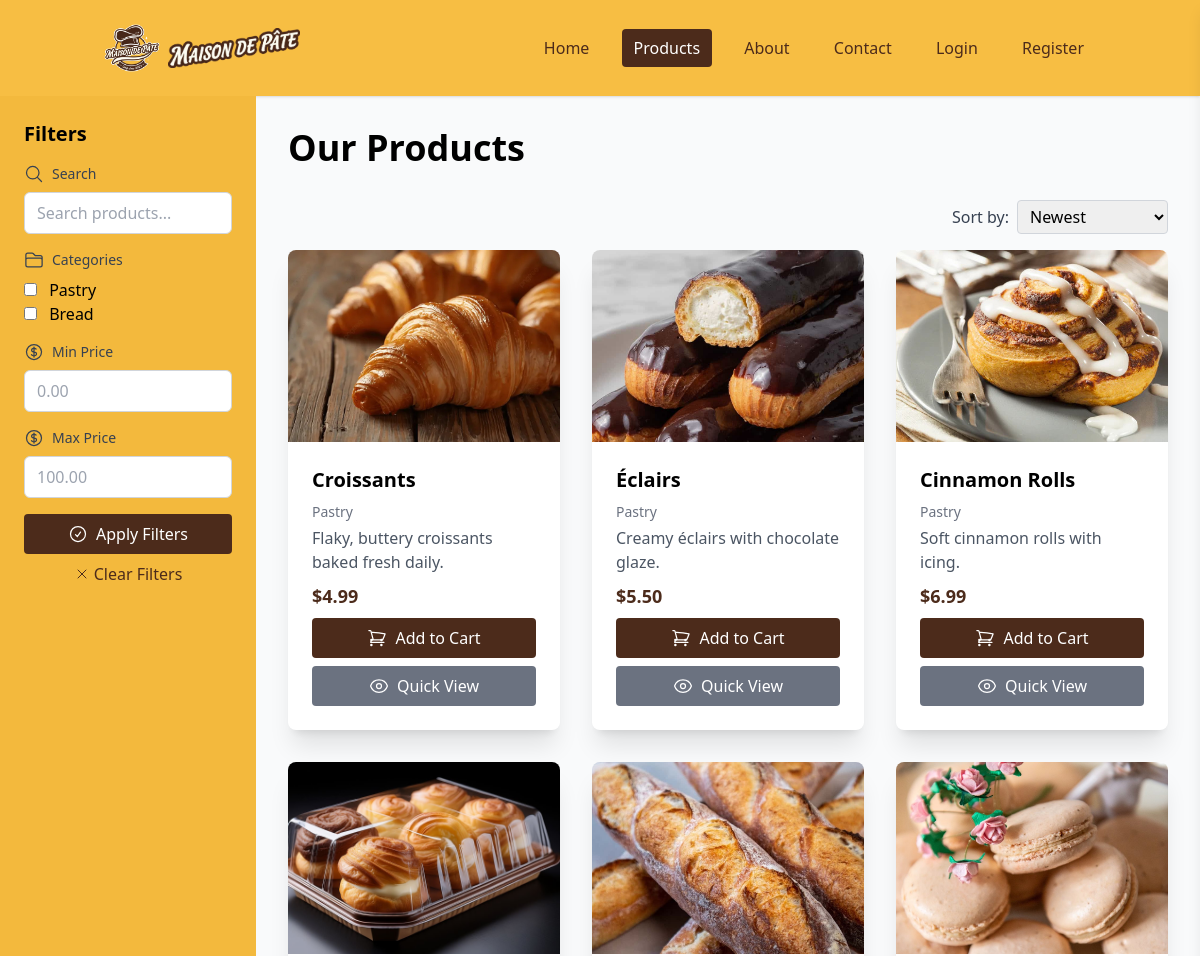
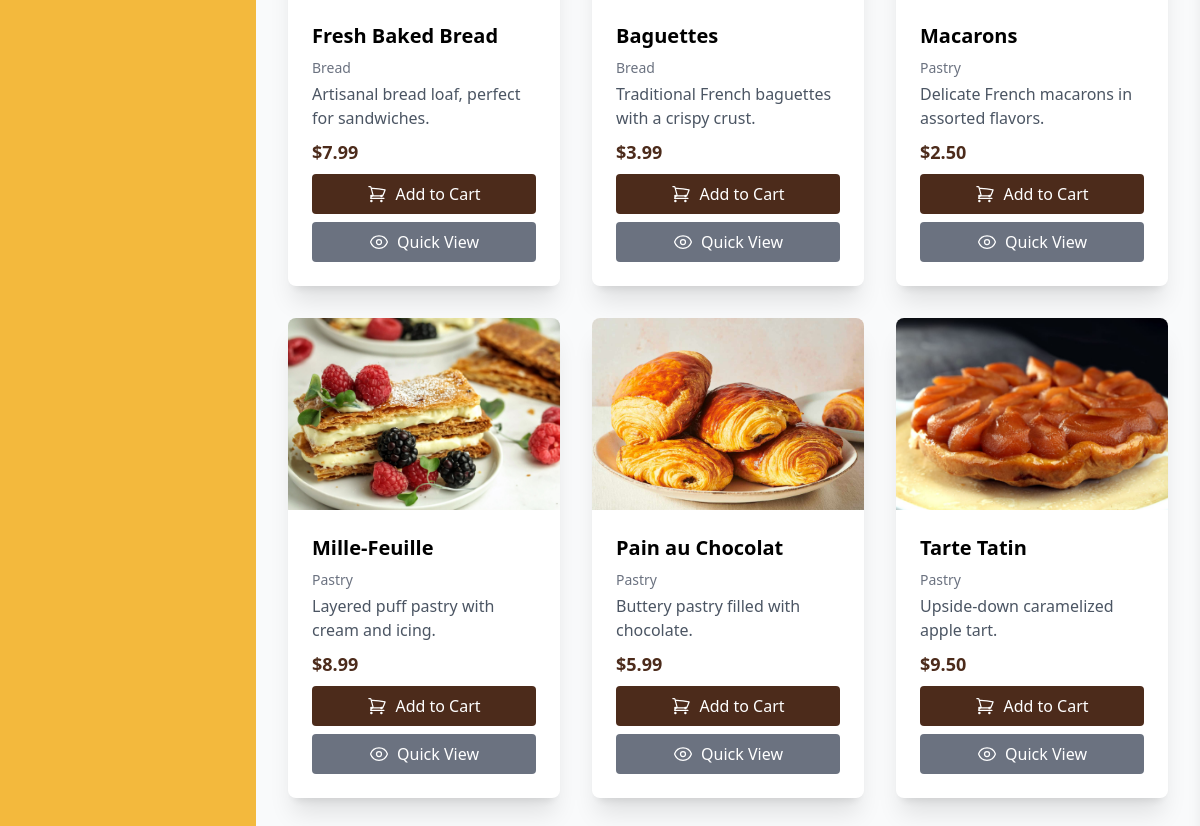
/products.php, run on the app's committed database (2 pictures, top to bottom).
### tables this page shows
CREATE TABLE products (
    id INT AUTO_INCREMENT PRIMARY KEY,
    name VARCHAR(100) NOT NULL,
    description TEXT,
    price DECIMAL(10,2) NOT NULL,
    image_path VARCHAR(255),
    category VARCHAR(50),
    stock INT DEFAULT 0,
    status ENUM('active', 'archived_deleted', 'archived_sold') DEFAULT 'active',
    created_at TIMESTAMP DEFAULT CURRENT_TIMESTAMP
);

### includes/functions.php (called while the page is built, shortened)
<?php
function sanitize($input) {
    return htmlspecialchars(trim($input), ENT_QUOTES, 'UTF-8');
}
function isLoggedIn() {
    return isset($_SESSION['user_id']);
}
function isAdmin() {
    return isset($_SESSION['role']) && $_SESSION['role'] === 'admin';
}
?>

### products.php (the view, shortened to what this page needs)
<?php
require_once 'includes/db.php';
require_once 'includes/functions.php';
$search = $_GET['search'] ?? '';
$categories = $_GET['categories'] ?? [];
$min_price = $_GET['min_price'] ?? '';
$max_price = $_GET['max_price'] ?? '';
$sort = $_GET['sort'] ?? 'created_at DESC';
try {
    $categories_stmt = $pdo->query("SELECT DISTINCT category FROM products WHERE category IS NOT NULL AND category != ''");
    $all_categories = $categories_stmt->fetchAll(PDO::FETCH_COLUMN);
} catch (PDOException $e) {
    $all_categories = [];
}
try {
    $query = "SELECT * FROM products WHERE 1";
    $params = [];
    $allowed_sorts = ['name ASC', 'name DESC', 'price ASC', 'price DESC', 'created_at DESC'];
    if (in_array($sort, $allowed_sorts)) {
        $query .= " ORDER BY $sort";
    } else {
        $query .= " ORDER BY created_at DESC";
    }
    $stmt = $pdo->prepare($query);
    $stmt->execute($params);
    $products = $stmt->fetchAll();
} catch (PDOException $e) {
    $products = [];
}
?>
<!DOCTYPE html>
<html lang="en">
<head>
    <script src="https://cdn.tailwindcss.com"></script>
    <link rel="stylesheet" href="https://cdnjs.cloudflare.com/ajax/libs/animate.css/4.1.1/animate.min.css">
</head>
<body class="bg-gray-50">
    <?php include 'includes/navbar.php'; ?>
    <div class="flex min-h-screen">
        <div class="w-64 bg-[#f3b93d] p-6 animate__animated animate__fadeInLeft">
            <h2 class="text-xl font-semibold mb-4">Filters</h2>
            <form method="get">
                <div class="mb-4">
                    <label class="block text-sm font-medium text-gray-700 mb-2 flex items-center">
                        <svg xmlns="http://www.w3.org/2000/svg" fill="none" viewBox="0 0 24 24" stroke-width="1.5" stroke="currentColor" class="w-5 h-5 mr-2"><path stroke-linecap="round" stroke-linejoin="round" d="M21 21l-5.197-5.197m0 0A7.5 7.5 0 105.196 5.196a7.5 7.5 0 0010.607 10.607z" /></svg>
                        Search
                    </label>
                    <input type="text" name="search" value="<?php echo htmlspecialchars($search); ?>" placeholder="Search products..." class="w-full px-3 py-2 border border-gray-300 rounded-md focus:outline-none focus:ring-[#4c2b1b] focus:border-[#4c2b1b]">
                </div>
                <div class="mb-4">
                    <label class="block text-sm font-medium text-gray-700 mb-2 flex items-center">
                        Categories
                    </label>
                    <?php foreach ($all_categories as $cat): ?>
                        <label class="block">
                            <input type="checkbox" name="categories[]" value="<?php echo htmlspecialchars($cat); ?>" <?php if (in_array($cat, $categories)) echo 'checked'; ?> class="mr-2">
                            <?php echo htmlspecialchars($cat); ?>
                        </label>
                    <?php endforeach; ?>
                </div>
                <div class="mb-4">
                    <label class="block text-sm font-medium text-gray-700 mb-2 flex items-center">
                        Min Price
                    </label>
                    <input type="number" name="min_price" value="<?php echo htmlspecialchars($min_price); ?>" step="0.01" placeholder="0.00" class="w-full px-3 py-2 border border-gray-300 rounded-md focus:outline-none focus:ring-[#4c2b1b] focus:border-[#4c2b1b]">
                </div>
                <div class="mb-4">
                    <label class="block text-sm font-medium text-gray-700 mb-2 flex items-center">
                        Max Price
                    </label>
                    <input type="number" name="max_price" value="<?php echo htmlspecialchars($max_price); ?>" step="0.01" placeholder="100.00" class="w-full px-3 py-2 border border-gray-300 rounded-md focus:outline-none focus:ring-[#4c2b1b] focus:border-[#4c2b1b]">
                </div>
                <button type="submit" class="w-full bg-[#4c2b1b] text-white py-2 px-4 rounded hover:bg-[#3a1f14] focus:outline-none focus:ring-2 focus:ring-offset-2 focus:ring-[#4c2b1b] flex items-center justify-center mb-2">
                    <svg xmlns="http://www.w3.org/2000/svg" fill="none" viewBox="0 0 24 24" stroke-width="1.5" stroke="currentColor" class="w-5 h-5 mr-2"><path stroke-linecap="round" stroke-linejoin="round" d="M9 12.75L11.25 15 15 9.75M21 12a9 9 0 11-18 0 9 9 0 0118 0z" /></svg>
                    Apply Filters
                </button>
                <a href="products.php" class="block text-center text-[#4c2b1b] hover:text-[#3a1f14] flex items-center justify-center">
                    <svg xmlns="http://www.w3.org/2000/svg" fill="none" viewBox="0 0 24 24" stroke-width="1.5" stroke="currentColor" class="w-4 h-4 mr-1"><path stroke-linecap="round" stroke-linejoin="round" d="M6 18L18 6M6 6l12 12" /></svg>
                    Clear Filters
                </a>
            </form>
        </div>
        <div class="flex-1 p-8 animate__animated animate__fadeInRight">
            <h1 class="text-4xl font-bold mb-8">Our Products</h1>
            <div class="mb-4 flex justify-end">
                <form method="get" class="flex items-center">
                    <label class="mr-2 text-gray-700">Sort by:</label>
                    <select name="sort" onchange="this.form.submit()" class="border border-gray-300 rounded px-2 py-1 focus:outline-none focus:ring-[#4c2b1b] focus:border-[#4c2b1b]">
                        <option value="created_at DESC" <?php echo ($sort == 'created_at DESC') ? 'selected' : ''; ?>>Newest</option>
                    </select>
                </form>
            </div>
            <div class="grid grid-cols-1 md:grid-cols-2 lg:grid-cols-3 gap-8">
                <?php foreach ($products as $product): ?>
                    <div class="bg-white rounded-lg shadow-xl overflow-hidden animate__animated animate__zoomIn product-card">
                        <?php if ($product['image_path']): ?>
                            <img src="<?php echo $product['image_path']; ?>" alt="<?php echo sanitize($product['name']); ?>" class="w-full h-48 object-cover">
                        <?php endif; ?>
                        <div class="p-6">
                            <h2 class="text-xl font-semibold mb-2"><?php echo sanitize($product['name']); ?></h2>
                            <p class="text-sm text-gray-500 mb-1"><?php echo sanitize($product['category'] ?? 'Uncategorized'); ?></p>
                            <p class="text-gray-600 mb-2"><?php
                                $desc = sanitize($product['description']);
                                echo strlen($desc) > 100 ? substr($desc, 0, 100) . '...' : $desc;
                            ?></p>
                            <p class="text-lg font-bold text-[#4c2b1b] mb-2">$<?php echo number_format($product['price'], 2); ?></p>
                            <form method="post">
                                <button type="submit" name="add_to_cart" class="w-full bg-[#4c2b1b] text-white py-2 px-4 rounded hover:bg-[#3a1f14] focus:outline-none focus:ring-2 focus:ring-offset-2 focus:ring-[#4c2b1b] flex items-center justify-center">
                                    Add to Cart
                                </button>
                            </form>
                            <button onclick="openQuickView(<?php echo $product['id']; ?>, '<?php echo addslashes($product['name']); ?>', '<?php echo addslashes($product['description']); ?>', '<?php echo $product['price']; ?>', '<?php echo addslashes($product['category'] ?? 'Uncategorized'); ?>', '<?php echo $product['image_path']; ?>')" class="mt-2 w-full bg-gray-500 text-white py-2 px-4 rounded hover:bg-gray-600 focus:outline-none focus:ring-2 focus:ring-offset-2 focus:ring-gray-500 flex items-center justify-center">
                                Quick View
                            </button>
                        </div>
                    </div>
                <?php endforeach; ?>
            </div>
        </div>
    </div>
</body>
</html>

### includes/navbar.php (shortened to what this page needs)
<?php require_once 'db.php'; require_once 'functions.php'; ?>
<header class="bg-[#f7be43] shadow">
    <div class="container mx-auto px-4 py-6 flex justify-between items-center">
        <div class="flex items-center">
            <a href="<?php echo $base_path; ?>index.php" class="flex items-center">
                <img src="images/logos/maisondepate_logo_high.png" class="h-12 mr-2">
                <img src="images/logos/maisondepate_word_high.png"  class="h-10">
            </a>
        </div>
        <?php $current_page = basename($_SERVER['PHP_SELF']); $base_path = basename(dirname($_SERVER['PHP_SELF'])) == 'admin' ? '../' : ''; $is_admin_page = strpos($_SERVER['PHP_SELF'], '/admin/') !== false; ?>
        <nav class="space-x-4">
            <a href="<?php echo $base_path; ?>index.php" class="px-3 py-2 rounded font-medium <?php echo $current_page == 'index.php' ? 'bg-[#4c2b1b] text-white' : 'text-[#4c2b1b] hover:bg-[#e6c28a] hover:text-[#3a1f14]'; ?>">Home</a>
            <a href="<?php echo $base_path; ?>products.php" class="px-3 py-2 rounded font-medium <?php echo (!$is_admin_page && $current_page == 'products.php') ? 'bg-[#4c2b1b] text-white' : 'text-[#4c2b1b] hover:bg-[#e6c28a] hover:text-[#3a1f14]'; ?>">Products</a>
            <?php if (!isAdmin()): ?>
                <a href="<?php echo $base_path; ?>about.php" class="px-3 py-2 rounded font-medium <?php echo $current_page == 'about.php' ? 'bg-[#4c2b1b] text-white' : 'text-[#4c2b1b] hover:bg-[#e6c28a] hover:text-[#3a1f14]'; ?>">About</a>
                <a href="<?php echo $base_path; ?>contact.php" class="px-3 py-2 rounded font-medium <?php echo $current_page == 'contact.php' ? 'bg-[#4c2b1b] text-white' : 'text-[#4c2b1b] hover:bg-[#e6c28a] hover:text-[#3a1f14]'; ?>">Contact</a>
            <?php endif; ?>
            <?php if (isLoggedIn()): ?>
                <a href="<?php echo basename(dirname($_SERVER['PHP_SELF'])) == 'admin' ? '../dashboard.php' : 'dashboard.php'; ?>" class="px-3 py-2 rounded font-medium <?php echo $current_page == 'dashboard.php' ? 'bg-[#4c2b1b] text-white' : 'text-[#4c2b1b] hover:bg-[#e6c28a] hover:text-[#3a1f14]'; ?>">Profile</a>
                <?php if (isAdmin()): ?>
                    <a href="<?php echo basename(dirname($_SERVER['PHP_SELF'])) == 'admin' ? 'orders.php' : 'admin/orders.php'; ?>" class="px-3 py-2 rounded font-medium <?php echo ($is_admin_page && $current_page == 'orders.php') ? 'bg-[#4c2b1b] text-white' : 'text-[#4c2b1b] hover:bg-[#e6c28a] hover:text-[#3a1f14]'; ?>">Orders</a>
                <?php endif; ?>
                <?php if (!isAdmin()): ?>
                    <button onclick="toggleCartSidebar()" class="px-3 py-2 rounded font-medium text-[#4c2b1b] hover:bg-[#e6c28a] hover:text-[#3a1f14]">Cart (<?php echo count($_SESSION['cart'] ?? []); ?>)</button>
                <?php endif; ?>
                <a href="<?php echo basename(dirname($_SERVER['PHP_SELF'])) == 'admin' ? '../logout.php' : 'logout.php'; ?>" onclick="return confirm('Are you sure you want to logout?')" class="px-3 py-2 rounded font-medium text-[#4c2b1b] hover:bg-[#e6c28a] hover:text-[#3a1f14]">Logout</a>
            <?php else: ?>
                <a href="<?php echo $base_path; ?>login.php" class="px-3 py-2 rounded font-medium <?php echo $current_page == 'login.php' ? 'bg-[#4c2b1b] text-white' : 'text-[#4c2b1b] hover:bg-[#e6c28a] hover:text-[#3a1f14]'; ?>">Login</a>
                <a href="<?php echo $base_path; ?>register.php" class="px-3 py-2 rounded font-medium <?php echo $current_page == 'register.php' ? 'bg-[#4c2b1b] text-white' : 'text-[#4c2b1b] hover:bg-[#e6c28a] hover:text-[#3a1f14]'; ?>">Register</a>
            <?php endif; ?>
        </nav>
    </div>
</header>

### data on the page
products: image_path (picture), name "Croissants", category "Pastry", description "Flaky, buttery croissants baked fresh daily.", price "4.99"
products: image_path (picture), name "Éclairs", category "Pastry", description "Creamy éclairs with chocolate glaze.", price "5.50"
products: image_path (picture), name "Cinnamon Rolls", category "Pastry", description "Soft cinnamon rolls with icing.", price "6.99"
products: image_path (picture), name "Fresh Baked Bread", category "Bread", description "Artisanal bread loaf, perfect for sandwiches.", price "7.99"
products: image_path (picture), name "Baguettes", category "Bread", description "Traditional French baguettes with a crispy crust.", price "3.99"
products: image_path+name (picture), name "Macarons", category "Pastry", description "Delicate French macarons in assorted flavors.", price "2.50"
products: image_path+name (picture), name "Mille-Feuille", category "Pastry", description "Layered puff pastry with cream and icing.", price "8.99"
products: image_path+name (picture), name "Pain au Chocolat", category "Pastry", description "Buttery pastry filled with chocolate.", price "5.99"
products: image_path+name (picture), name "Tarte Tatin", category "Pastry", description "Upside-down caramelized apple tart.", price "9.50"

### other printed values
$cat "Pastry"
$cat "Bread"
